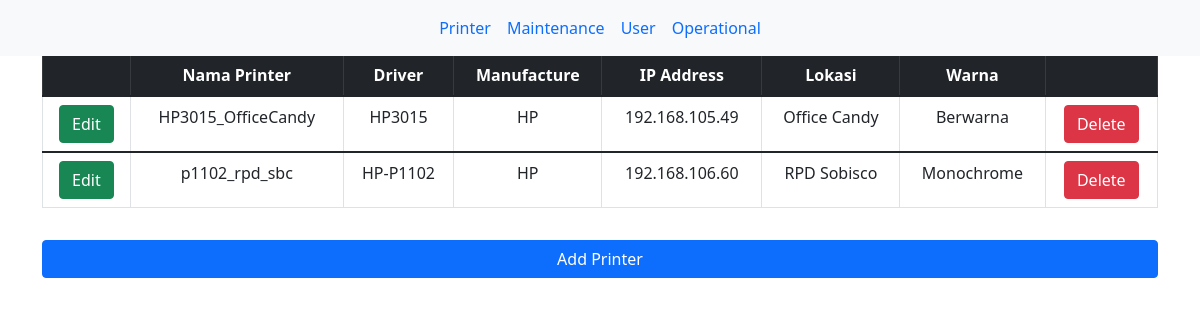
Page /printer/ on the committed database.
### printer/models.py (models this page shows)
class Printer(models.Model):
  printer_name= models.CharField(max_length=255)
  driver= models.CharField(max_length=255)
  manufacture= models.CharField(max_length=255)
  ip_address = models.CharField(max_length=255)
  lokasi = models.CharField(max_length=255)
  warnatipe = models.TextChoices('Monochrome', 'Berwarna')
  warna = models.CharField(blank=True, choices=warnatipe.choices, max_length=255)

### printer/views.py (the view)
# urls.py: path('', views.index, name='index'),
def index(request):
  myprinter = Printer.objects.all().values()
  template = loader.get_template('index.html')
  context = {
    'myprinter': myprinter,
  }
  return HttpResponse(template.render(context, request))

### printer/templates/index.html (shortened to what this page needs)
<!DOCTYPE html>
<html>
    <head>
        <link rel="stylesheet" href="https://cdn.jsdelivr.net/npm/bootstrap@5.1.3/dist/css/bootstrap.min.css">
    </head>
<body>
    <nav class="navbar navbar-expand-sm bg-light justify-content-center fixed-top">
        <ul class="navbar-nav">
            <li class="nav-item">
                <a class="nav-link" href="">Printer</a>
            </li>
            <li class="nav-item">
                <a class="nav-link" href="mt/">Maintenance</a>
            </li>
            <li class="nav-item">
                <a class="nav-link" href="users/">User</a>
            </li>
            <li class="nav-item">
                <a class="nav-link" href="ops/">Operational</a>
            </li>
        </ul>
    </nav>
    <p class="h2 text-center">Printer</p>
    <div class="container mt-3">
        <table class="table table-hover table-bordered text-center">
            <thead class="table-dark">
                <tr>
                    <th></th>
                    <th>Nama Printer</th>
                    <th>Driver</th>
                    <th>Manufacture</th>
                    <th>IP Address</th>
                    <th>Lokasi</th>
                    <th>Warna</th>
                    <th></th>
                </tr>
            </thead>
            {% for x in myprinter %}
            <tbody>
                <tr>
                    <td><a href="update/{{ x.id }}" class='btn btn-success'>Edit</a></td>
                    <td>{{ x.printer_name }}</td>
                    <td>{{ x.driver }}</td>
                    <td>{{ x.manufacture }}</td>
                    <td>{{ x.ip_address }}</td>
                    <td>{{ x.lokasi }}</td>
                    <td>{{ x.warna }}</td>
                    <td><a href="delete/{{ x.id }}" class='btn btn-danger text-white'>Delete</a></td>
                </tr>
            </tbody>
            {% endfor %}
        </table>
        <div class="d-grid">
            <a href="add/" class="btn btn-primary mt-3 btn-block">Add Printer</a>
       </div>
    </div>
</body>
</html>

### rows in the picture
Printer: printer_name "HP3015_OfficeCandy", driver "HP3015", manufacture "HP", ip_address "192.168.105.49", lokasi "Office Candy", warna "Berwarna"
Printer: printer_name "p1102_rpd_sbc", driver "HP-P1102", manufacture "HP", ip_address "192.168.106.60", lokasi "RPD Sobisco", warna "Monochrome"
